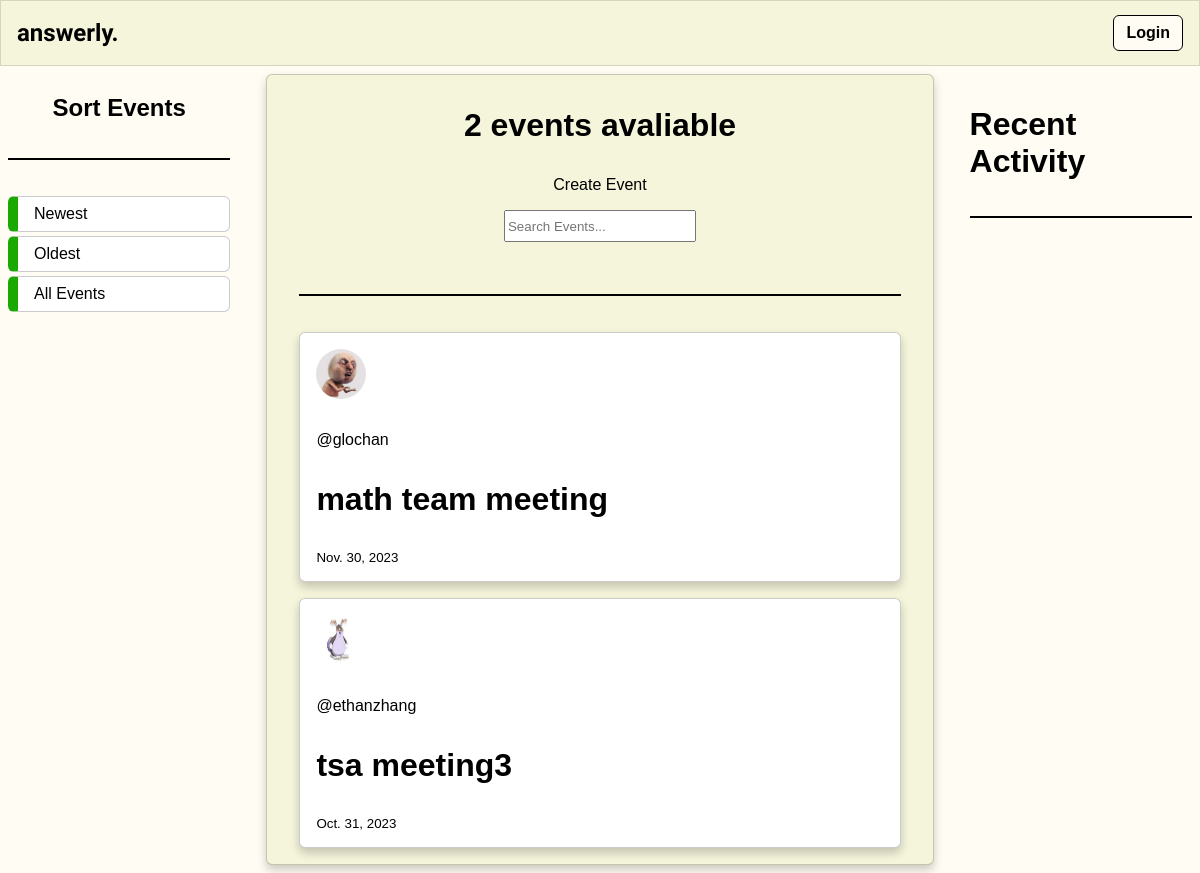
The page /event-list/ on the database as committed earlier.
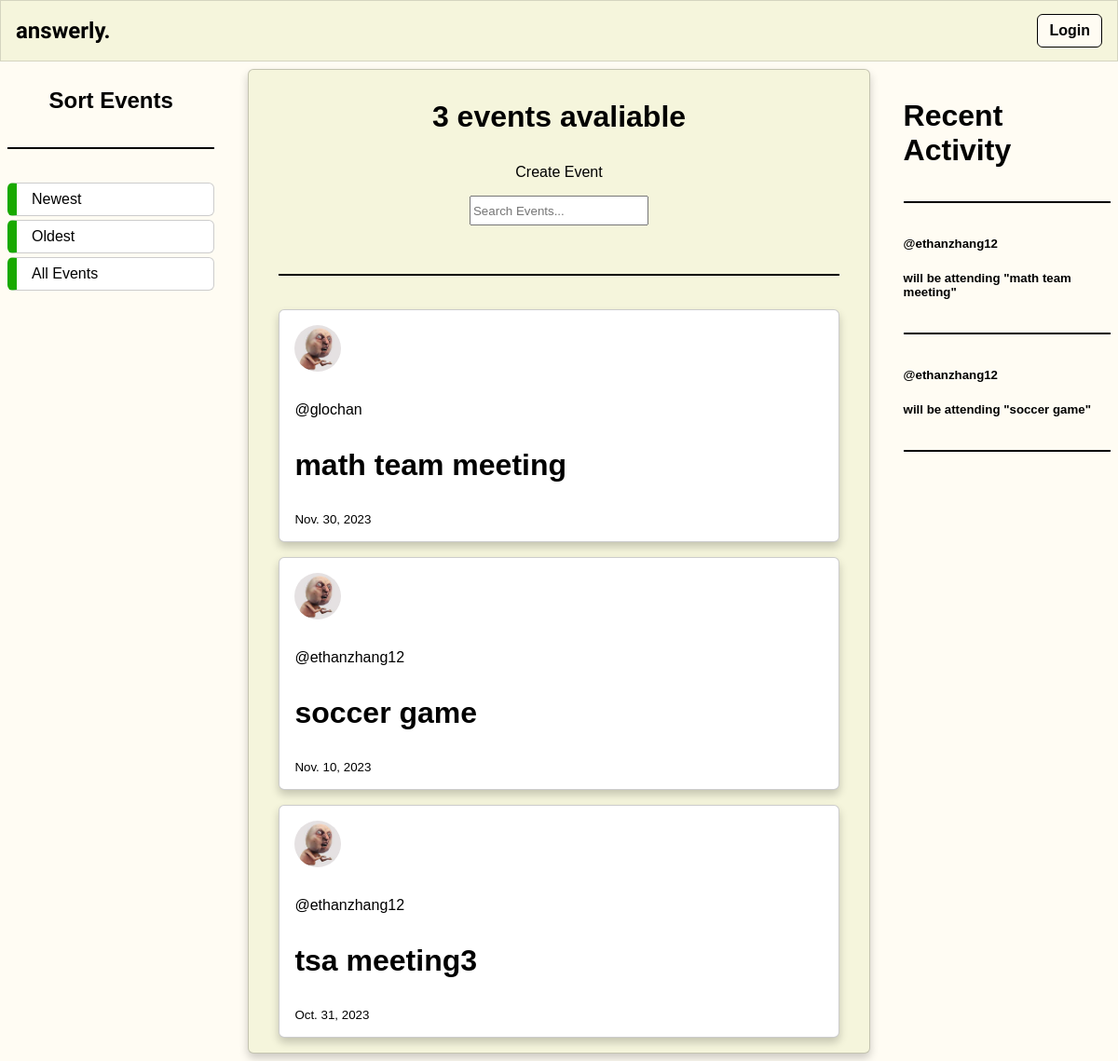
The same page on the database as committed later.
### questions/models.py (models this page shows, shortened)
class Event(models.Model):
    title = models.CharField(max_length=200)
    host = models.ForeignKey(User, on_delete=models.SET_NULL, null=True)
    description = models.TextField(null=True, blank=True)
    date = models.DateField(default=datetime.date.today)
    location = models.CharField(max_length=200)
    def __str__(self):
        return self.title

class Profile(models.Model):
    user = models.OneToOneField(User, on_delete=models.CASCADE)
    image = models.ImageField(default='default.jpg', upload_to='profile_pics')

class EventResponse(models.Model):
    user = models.ForeignKey(User, on_delete=models.SET_NULL, null=True)
    event = models.ForeignKey(Event, on_delete=models.CASCADE, null=True)
    attending = models.BooleanField(null=True, blank=True)
    notattending = models.BooleanField(null=True, blank=True)

### questions/views.py (the view)
# urls.py: path('event-list/', listEvents, name='list-events'),
def listEvents(request):
    q = request.GET.get('q') if request.GET.get('q') != None else ''
    e = request.GET.get('e') if request.GET.get('e') != None else ''
    count = Event.objects.count()
    responses = EventResponse.objects.filter(attending = True)
    if q == 'newest':
        events = Event.objects.filter(
            Q(title__icontains = e) |
            Q(description__icontains = e)
        ).order_by('-date')
        context = {
            'events': events,
            'event_count': count,
            'eresponses': responses
        }
        return render(request, 'questions/events_list.html', context)
    else:
        events = Event.objects.filter(
            Q(title__icontains = e) |
            Q(description__icontains = e)
        ).order_by('-date')
        context = {
            'events': events,
            'event_count': count,
            'eresponses': responses
        }
        return render(request, 'questions/events_list.html', context)

### questions/templates/questions/events_list.html (shortened to what this page needs)
{% extends 'main.html' %}
{% block content %}
<div class="home-container">
    <div class="browse">
        <h2>Sort Events</h2>
        <hr>
        <a href="{% url 'questions:list-events' %}?q=newest">Newest</a>
        <a href="{% url 'questions:list-events' %}?q=oldest">Oldest</a>
        <a href="{% url 'questions:list-events' %}">All Events</a>
    </div>
    <div>
        <center><h3>{{event_count}} events avaliable</h3></center>
        <center><a href="{% url 'questions:create-event' %}">Create Event</a></center>
        <form method="GET" action="">
            <center><input type="text" name="e" placeholder="Search Events..."></center>
        </form>
        <hr>
            {% include 'questions/event_feed.html' %}
    </div>
    <div>
        <h3>Recent Activity</h3>
        <hr>
        {% include 'questions/events_component.html' %}
    </div>
</div>
{% endblock content %}

### questions/templates/questions/event_feed.html (shortened to what this page needs)
{% for event in events %}
    <article class = "media content-section">
            <div>
                <img class="account-img" style="border-radius: 50%; width: 50px; height: 50px;" src = "{{ event.host.profile.image.url }}">
                <p><a href="{% url 'questions:profile' event.host.id %}">@{{event.host.username}}</a></p>
                <h3><a href="{% url 'questions:event' event.id %}">{{ event.title }}</a></h3>
                <small>{{ event.date }}</small>
            </div>
    </article>
{% endfor %}

### questions/templates/questions/events_component.html
{% for message in eresponses %}
    <div >
        <h5><a href="{% url 'questions:profile' message.user.id %}">@{{ message.user }}</a></h5>
        <h5>will be attending <a href="{% url 'questions:event' message.event.id %}">"{{ message.event }}"</a></h5>
        <hr>
    </div>
{% endfor %}

Rows that differ between the two databases and show on the page:
added Event: host.profile.image (picture), host.username "ethanzhang12", title "soccer game", date "Nov. 10, 2023"
changed through a linked row, Event "tsa meeting3": host.profile.image: a different picture; host.username "ethanzhang" → "ethanzhang12"
added EventResponse: user "ethanzhang12", event "math team meeting"
added EventResponse: user "ethanzhang12", event "soccer game"
Other text that changed with them:
{{ event_count }}: "2" → "3"
